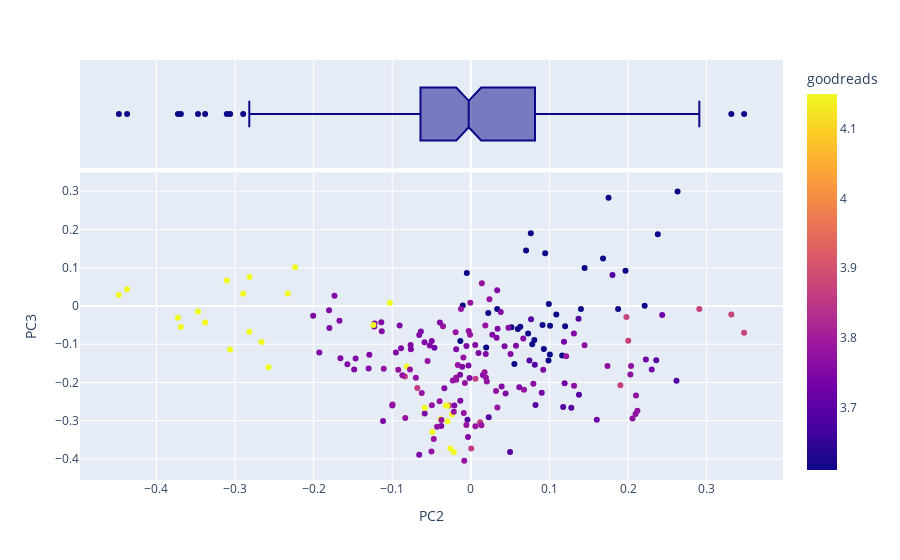

The notebook cell this image was saved under:
### Markdown cell above
### PCA Visualization 2
→ Include a scatterplot of documents in the space created by the second two components.

→ Color the points based on a metadata feature associated with the documents.

→ Also include a scatterplot of the loadings for the same two components. (This does not need a feature mapped onto color.)

### Code cell
vis_pcs(DCM, 2, 3, label='goodreads')

### Figure 1 — Plotly figure (JSON) as saved in the notebook; plotly's stock layout.template omitted (floating-point values rounded to 4 significant figures; data arrays with more than 128 entries replaced by an {"elided": "..."} marker saying what was removed)
{"data": [{"hovertemplate": "<b>%{hovertext}</b><br><br>PC2=%{x}<br>PC3=%{y}<br>goodreads=%{marker.color}<extra></extra>", "hovertext": {"elided": "209 str values"}, "legendgroup": "", "marker": {"color": {"elided": "209 float values"}, "coloraxis": "coloraxis", "symbol": "circle"}, "mode": "markers", "name": "", "orientation": "v", "showlegend": false, "type": "scatter", "x": {"elided": "209 float values"}, "xaxis": "x", "y": {"elided": "209 float values"}, "yaxis": "y"}, {"alignmentgroup": "True", "hovertemplate": "<b>%{hovertext}</b><br><br>PC2=%{x}<extra></extra>", "hovertext": {"elided": "209 str values"}, "legendgroup": "", "marker": {"color": "#0d0887", "symbol": "circle"}, "name": "", "notched": true, "offsetgroup": "", "showlegend": false, "type": "box", "x": {"elided": "209 float values"}, "xaxis": "x2", "yaxis": "y2"}], "layout": {"autosize": true, "coloraxis": {"colorbar": {"title": {"text": "goodreads"}}, "colorscale": [[0, "#0d0887"], [0.1111, "#46039f"], [0.2222, "#7201a8"], [0.3333, "#9c179e"], [0.4444, "#bd3786"], [0.5556, "#d8576b"], [0.6667, "#ed7953"], [0.7778, "#fb9f3a"], [0.8889, "#fdca26"], [1, "#f0f921"]]}, "legend": {"tracegroupgap": 0}, "margin": {"t": 60}, "xaxis": {"anchor": "y", "autorange": true, "domain": [0, 1], "range": [-0.4478, 0.3477], "title": {"text": "PC2"}, "type": "linear"}, "xaxis2": {"anchor": "y2", "autorange": true, "domain": [0, 1], "matches": "x", "range": [-0.4478, 0.3477], "showgrid": true, "showticklabels": false, "type": "linear"}, "yaxis": {"anchor": "x", "autorange": true, "domain": [0, 0.7326], "range": [-0.4654, 0.3599], "title": {"text": "PC3"}, "type": "linear"}, "yaxis2": {"anchor": "x2", "autorange": true, "domain": [0.7426, 1], "matches": "y2", "range": [-0.5, 0.5], "showgrid": false, "showline": false, "showticklabels": false, "ticks": "", "type": "category"}}}
